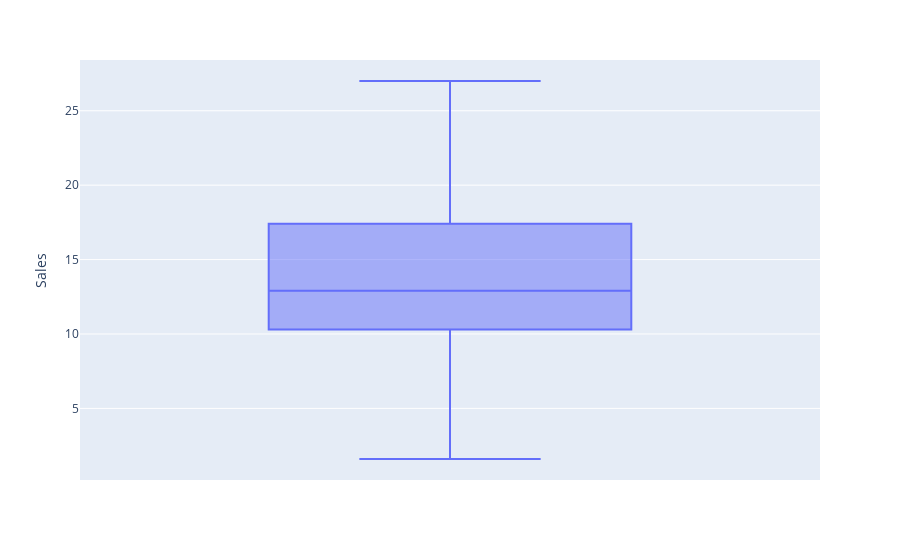

The code cell stored with this chart in its notebook:
### Code cell
fig2 = px.box(df , y=df['Sales'])
fig2.show()

### Figure 1 — Plotly figure (JSON) as saved in the notebook; plotly's stock layout.template omitted (floating-point values rounded to 4 significant figures; data arrays with more than 128 entries replaced by an {"elided": "..."} marker saying what was removed)
{"data": [{"alignmentgroup": "True", "hovertemplate": "Sales=%{y}<extra></extra>", "legendgroup": "", "marker": {"color": "#636efa"}, "name": "", "notched": false, "offsetgroup": "", "orientation": "v", "showlegend": false, "type": "box", "x0": " ", "xaxis": "x", "y": {"elided": "198 float values"}, "y0": " ", "yaxis": "y"}], "layout": {"boxmode": "group", "legend": {"tracegroupgap": 0}, "margin": {"t": 60}, "xaxis": {"anchor": "y", "domain": [0, 1]}, "yaxis": {"anchor": "x", "domain": [0, 1], "title": {"text": "Sales"}}}}
